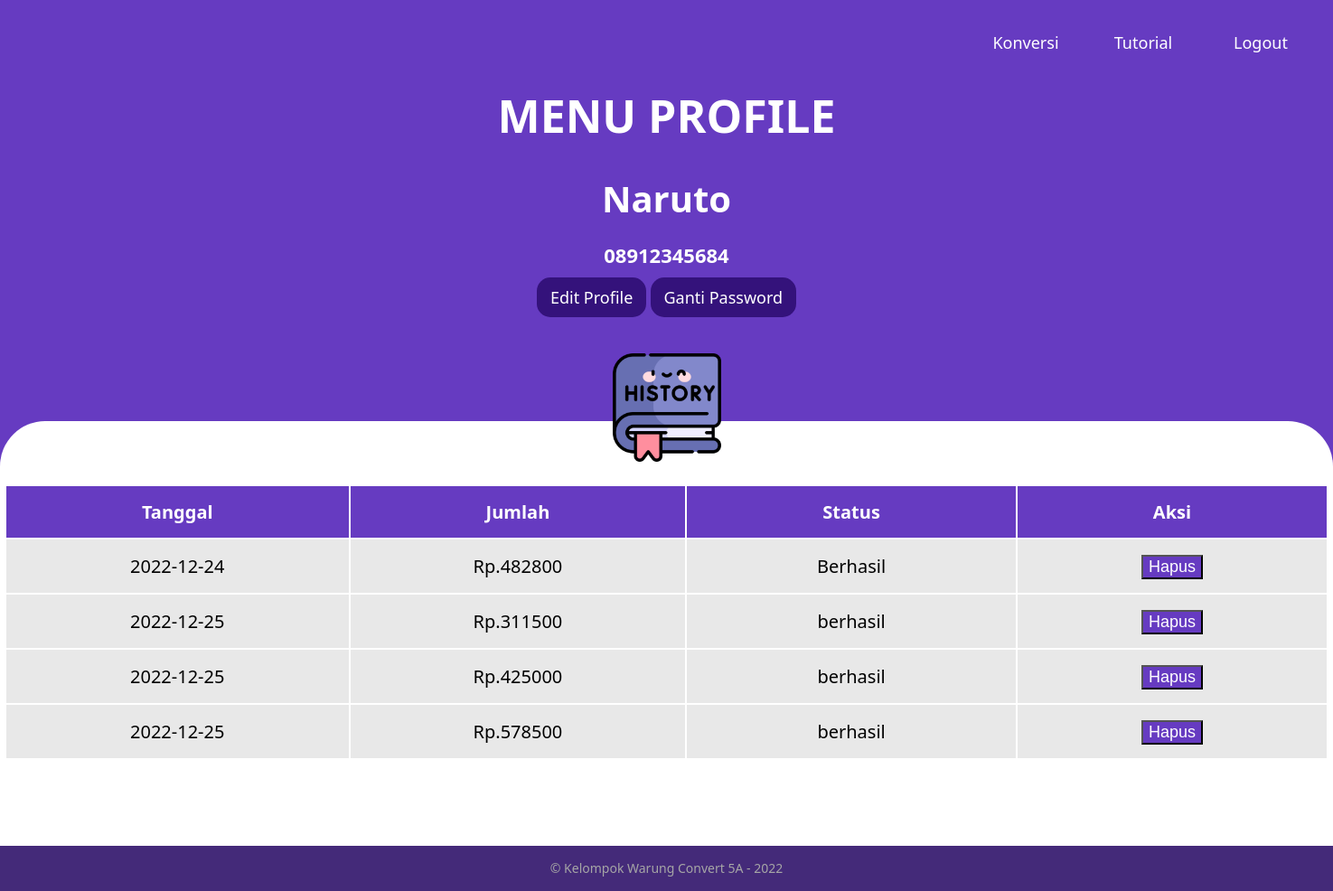
/php/riwayat.php (signed in), run on the app's committed database.
### tables this page shows
CREATE TABLE `riwayat` (
  `id` int(100) NOT NULL,
  `noTelpon` varchar(100) NOT NULL,
  `status` varchar(100) NOT NULL,
  `tanggal` date NOT NULL,
  `uang` varchar(100) NOT NULL
);

### php/riwayat.php (the view, shortened to what this page needs)
<?php
    include './koneksi.php';
    $query = mysqli_query($koneksi,"select * from riwayat where noTelpon = ".$_SESSION['noTelpon']."");
    $res = mysqli_fetch_all($query,MYSQLI_ASSOC);
?>
<!DOCTYPE html>
<html lang="en">
<head>
    <link rel="stylesheet" href="../CSS/riwayat.css">
</head>
<body>
    <div class="navBar">
        <ul id="menu_dropdown">
            <li class="menu_utama"><a href="login.php">Logout</a></li>
            <li class="menu_utama"><a href="./beranda.php #tutorial">Tutorial</a></li>
            <li class="menu_utama"><a href="./beranda.php #konversi">Konversi</a></li>
        </ul>
    </div>
    <div class="profil">
        <h1 class="judul">MENU PROFILE</h1>
        <h1 class="nama"><?php echo $_SESSION['nama'];?></h1>
        <h2><?php echo $_SESSION['noTelpon'];?></h2>
        <div class="button">
            <a href="./edit.php">Edit Profile</a>
            <a href="./ganti.php">Ganti Password</a>
        </div>
    </div>
    <img class="riwayat" src="../assets/riwayat.png" alt="Riwayat">
    <div class="content">
        <table>
            <tr>
                <th>Tanggal</th>
                <th>Jumlah</th>
                <th>Status</th>
                <th width>Aksi</th>
            </tr>
            <?php foreach($res as $i): ?>
                <tr>
                    <td><?php echo $i['tanggal'] ?></td>
                    <td>Rp.<?php echo $i['uang'] ?></td>
                    <td><?php echo $i['status'] ?></td>
                    <td>
                        <button><a class="hapus" href="./hapus.php?id=<?=$i['id'];?>">Hapus</a></button>
                    </td>
                </tr>
            <?php endforeach; ?>
        </table>
    </div>
    <footer>
        <p>&#169; Kelompok Warung Convert 5A - 2022</p>
    </footer>
</body>
</html>

### CSS/riwayat.css (style rules this page uses)
* { margin: auto; }
@media only screen and (max-width: 1920px) { body { font-family: 'Segoe UI', Tahoma, Geneva, Verdana, sans-serif; background-color: #663BC1; text-align: center; } }
@media only screen and (max-width: 1920px) { html { scroll-behavior: smooth; } }
@media only screen and (max-width: 1920px) { .navBar { margin-top: 15px; margin-bottom: 15px ; float: right; padding: 10px 15px; width: 100%; } }
@media only screen and (max-width: 1920px) { li { display: inline-block; list-style-type: none; float: right; text-align: center; margin-left: 10px; margin-right: 10px; width: 80px; cursor: pointer; padding:10px 15px; border-radius: 20px; } }
@media only screen and (max-width: 1920px) { a { text-decoration: none; color: white; font-size: 18px; } }
@media only screen and (max-width: 1920px) { h1 { top: -20px; font-size: 40px; margin-bottom: 20px; color: white; } }
@media only screen and (max-width: 1920px) { h2 { font-size: 22px; margin-bottom: 20px; color: white; } }
@media only screen and (max-width: 1920px) { .judul { font-size: 50PX; margin-bottom: 30px; } }
@media only screen and (max-width: 1920px) { .nama { font-size: 40PX; } }
@media only screen and (max-width: 1920px) { .button a { width: 70px; background-color: #34127b; padding: 10px 15px; border-radius: 15px; } }
@media only screen and (max-width: 1920px) { .riwayat { width: 120px; position: relative; top: 50px; } }
@media only screen and (max-width: 1920px) { .content { text-align: left; width: 100%; border-top-left-radius :50px; border-top-right-radius : 50px; background-color: white; padding-top: 70px; padding-bottom: 50px; min-height: 350px; } }
@media only screen and (max-width: 1920px) { table { text-align: center; background-color: white; font-size: 20px; } }
@media only screen and (max-width: 1920px) { th { background-color: #663BC1; padding: 15px 150px 15px 150px; color: white; } }
@media only screen and (max-width: 1920px) { td { background-color: #E8E8E8; padding: 15px 100px 15px 100px; color: black; } }
@media only screen and (max-width: 1920px) { footer { background-color: #442A79; width: auto; height: 30px; text-align: center; padding: 10px; } }
@media only screen and (max-width: 1920px) { footer p { color: #A6A6A6; font-size: 14px; padding-top: 5px; } }
@media only screen and (max-width: 1920px) { .hapus { color:white; } }
@media only screen and (max-width: 1920px) { button { background-color: #663BC1; } }

### data on the page
riwayat: tanggal "2022-12-24", uang "482800", status "Berhasil"
riwayat: tanggal "2022-12-25", uang "311500", status "berhasil"
riwayat: tanggal "2022-12-25", uang "425000", status "berhasil"
riwayat: tanggal "2022-12-25", uang "578500", status "berhasil"

### other printed values
$_SESSION['nama'] "Naruto"
$_SESSION['noTelpon'] "08912345684"
